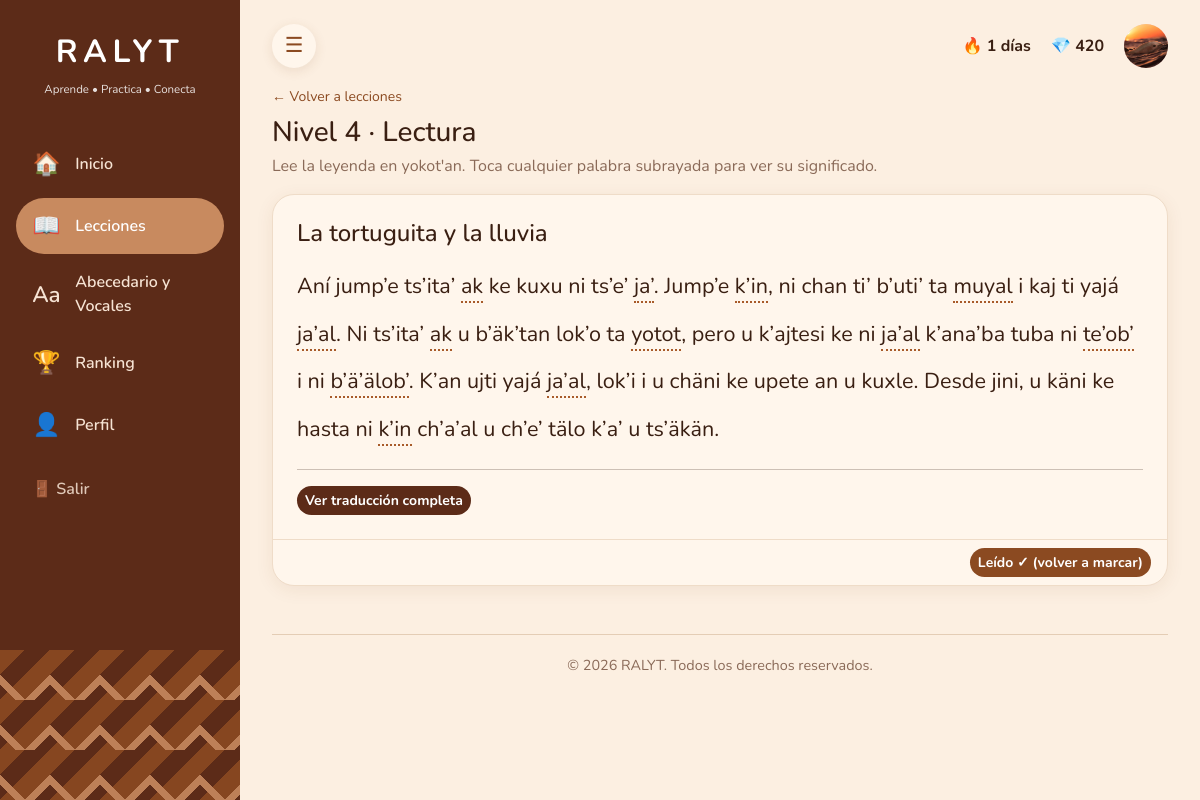
Screenshot of /index.php?ruta=actividad&cuento=1 (signed in) with the database file from the repository.
### tables this page shows
CREATE TABLE `usuarios`  (
  `id` int(10) UNSIGNED NOT NULL AUTO_INCREMENT,
  `nombre` varchar(100) NOT NULL,
  `usuario` varchar(30) NOT NULL,
  `correo` varchar(120) NOT NULL,
  `password_hash` varchar(255) NOT NULL,
  `avatar` varchar(255) NULL DEFAULT NULL,
  `puntos` int(10) UNSIGNED NOT NULL DEFAULT 0,
  `racha` int(10) UNSIGNED NOT NULL DEFAULT 0,
  `ultima_actividad` date NULL DEFAULT NULL,
  `creado_en` timestamp NOT NULL DEFAULT current_timestamp(),
  PRIMARY KEY (`id`) USING BTREE,
  UNIQUE INDEX `uq_usuario`(`usuario`) USING BTREE,
  UNIQUE INDEX `uq_correo`(`correo`) USING BTREE
);

CREATE TABLE `cuentos`  (
  `id` int(10) UNSIGNED NOT NULL AUTO_INCREMENT,
  `titulo` varchar(150) NOT NULL,
  `texto_yokotan` text NOT NULL,
  `traduccion` text NOT NULL,
  `dificultad` enum('facil','media','dificil') NOT NULL DEFAULT 'facil',
  `audio` varchar(255) NULL DEFAULT NULL,
  PRIMARY KEY (`id`) USING BTREE
);

### controllers/LeccionesController.php (called while the page is built, shortened)
<?php
class LeccionesController extends Controlador
{
    public function actividad(): void {
        $usuario = $this->usuario();
        $d = ['titulo' => 'Lecciones', 'activa' => 'lecciones', 'usuario' => $usuario, 'scripts' => []];
        if (isset($_GET['cuento'])) {
            $cuento = Cuento::porId((int)$_GET['cuento']);
            $pagina = 'cuentos';
            $d += ['cuento' => $cuento, 'dic' => Cuento::diccionario((int)$cuento['id']), 'yaLeido' => Cuento::leido((int)$usuario['id'], (int)$cuento['id'])];
        }
        $this->vista($pagina, $d);
    }
}

### index.php (called while the page is built, shortened)
<?php
require __DIR__ . '/resources/class/funciones.php';
spl_autoload_register(function (string $clase) {
    foreach (['controllers', 'models', 'resources/class'] as $carpeta) {
        $archivo = __DIR__ . "/$carpeta/$clase.php";
        if (is_file($archivo)) { require $archivo; return; }
    }
});
$rutas = [
    'portada'    => ['InicioController',   'portada'],
    'login'      => ['AuthController',     'login'],
    'registro'   => ['AuthController',     'registro'],
    'logout'     => ['AuthController',     'logout'],
    'inicio'     => ['InicioController',   'index'],
    'lecciones'  => ['LeccionesController', 'mapa'],
    'actividad'  => ['LeccionesController', 'actividad'],
    'completar'  => ['LeccionesController', 'completar'],
    'resultados' => ['LeccionesController', 'resultados'],
    'ranking'    => ['RankingController',  'index'],
    'abecedario' => ['AbecedarioController', 'index'],
    'perfil'     => ['PerfilController',   'index'],
];
$ruta = $_GET['ruta'] ?? (!empty($_SESSION['uid']) ? 'inicio' : 'portada');
[$controlador, $metodo] = $rutas[$ruta];
(new $controlador())->$metodo();

### resources/class/Conexion.php (called while the page is built, shortened)
<?php
class Conexion
{
    private static ?PDO $pdo = null;
    public static function get(): PDO
    {
        if (self::$pdo === null) {
            try {
                self::$pdo = new PDO('mysql:host=' . self::HOST . ';dbname=' . self::BD . ';charset=utf8mb4', self::USER, self::PASS, [
                    PDO::ATTR_ERRMODE            => PDO::ERRMODE_EXCEPTION,
                    PDO::ATTR_DEFAULT_FETCH_MODE => PDO::FETCH_ASSOC,
                    PDO::ATTR_EMULATE_PREPARES   => false,
                ]);
            } catch (PDOException $e) {
                http_response_code(500);
                exit('No se pudo conectar a la base de datos "ralyt". Revisa resources/class/Conexion.php y que hayas importado ralyt.sql y ralyt_ajustes.sql.');
            }
        }
        return self::$pdo;
    }
}

### models/Usuario.php (called while the page is built, shortened)
<?php
class Usuario
{
    public static function porId(int $id): ?array {
        $q = Conexion::get()->prepare('SELECT * FROM usuarios WHERE id = ?');
        $q->execute([$id]);
        return $q->fetch() ?: null;
    }
    public static function rachaEfectiva(array $u): int {
        $dias = (new DateTime('today'))->diff(new DateTime($u['ultima_actividad']))->days;
        return $dias <= 1 ? (int)$u['racha'] : 0;
    }
}

### resources/class/funciones.php (called while the page is built, shortened)
<?php
function h($v): string { return htmlspecialchars((string)$v, ENT_QUOTES, 'UTF-8'); }
function url(string $ruta = '', array $params = []): string {
    $q = $ruta !== '' ? ['ruta' => $ruta] + $params : $params;
    return 'index.php' . ($q ? '?' . http_build_query($q) : '');
}
function u(string $ruta = '', array $params = []): string { return h(url($ruta, $params)); }

### models/Cuento.php (called while the page is built, shortened)
<?php
class Cuento
{
    public static function porId(int $id): ?array {
        $q = Conexion::get()->prepare('SELECT * FROM cuentos WHERE id = ?');
        $q->execute([$id]);
        return $q->fetch() ?: null;
    }
    public static function diccionario(int $id): array {
        $q = Conexion::get()->prepare('SELECT palabra, significado FROM cuento_palabras WHERE cuento_id = ?');
        $q->execute([$id]);
        $dic = [];
        foreach ($q as $f) { $dic[$f['palabra']] = $f['significado']; $dic[mb_strtolower($f['palabra'])] ??= $f['significado']; }
        return $dic;
    }
}

### vistas/paginas/cuentos.php (the view, shortened to what this page needs)
<?php
$partes = preg_split('/(\s+)/u', $cuento['texto_yokotan'], -1, PREG_SPLIT_DELIM_CAPTURE);
?>
<a href="<?= u('lecciones',['nivel'=>4]) ?>" class="small text-decoration-none">← Volver a lecciones</a>
<h1 class="h3 mt-2 mb-1">Nivel 4 · Lectura</h1>
<p class="text-muted">Lee la leyenda en yokot'an. Toca cualquier palabra subrayada para ver su significado.</p>
<div class="card">
  <div class="card-body p-4">
    <h2 class="h4 mb-3"><?= h($cuento['titulo']) ?></h2>
    <p class="texto-cuento" lang="chf"><?php
      foreach ($partes as $p) {
          if ($p === '' || preg_match('/^\s+$/u', $p)) { echo nl2br(h($p)); continue; }
          $limpia = trim($p, ".,;:!?¿¡\"“”()«»—–-");
          $norm   = str_replace(['’', '‘'], "'", mb_strtolower($limpia));
          $sig    = $dic[$limpia] ?? $dic[mb_strtolower($limpia)] ?? $dic[$norm] ?? null;
          if ($sig !== null && $limpia !== '') {
              $ini = mb_strpos($p, $limpia);
              $pre = mb_substr($p, 0, $ini);
              $post = mb_substr($p, $ini + mb_strlen($limpia));
              echo h($pre) . '<span class="palabra" tabindex="0" data-bs-toggle="popover" data-bs-trigger="focus" data-bs-placement="right" data-bs-title="' . h($limpia) . '" data-bs-content="' . h($sig) . '">' . h($limpia) . '</span>' . h($post);
          } else {
              echo h($p);
          }
      }
    ?></p>
    <hr>
    <button class="btn btn-secondary btn-sm" type="button" data-bs-toggle="collapse" data-bs-target="#trad4">Ver traducción completa</button>
  </div>
  <div class="card-footer bg-transparent text-end">
    <form method="post" action="<?= u('completar') ?>" class="m-0">
      <button type="submit" class="btn btn-primary btn-sm"><?= $yaLeido ? 'Leído ✓ (volver a marcar)' : 'Marcar como leído (+' . PUNTOS[4] . ' ⭐)' ?></button>
    </form>
  </div>
</div>

### vistas/templates/topbar.php (shortened to what this page needs)
<div class="rl-top mb-3">
  <button type="button" class="rl-toggle" id="btnMenu" aria-controls="menuLateral" aria-expanded="true" aria-label="Ocultar menú">☰</button>
  <span>🔥 <?= Usuario::rachaEfectiva($usuario) ?> días</span>
  <span>💎 <?= (int)$usuario['puntos'] ?></span>
  <a href="<?= u('perfil') ?>" class="rl-avatar" aria-label="Mi perfil"><img src="<?= $usuario['avatar'] ? h($usuario['avatar']) : 'resources/imagenes/ajolote.png' ?>"<?= $usuario['avatar'] ? ' class="avatar-foto"' : '' ?> alt=""></a>
</div>

### resources/css/style.css (style rules this page uses)
:root { --r-side: #5c2b18; --r-bg: #fcefe1; --r-card: #fff6ec; --r-brown: #8b4a21; --r-orange: #e08a3e; --r-pill: #c88a5f; --r-sand: #f1d9c0; --r-text: #3a1f12; --r-muted: #8a6a58; --bs-body-bg: var(--r-bg); --bs-body-color: var(--r-text); --bs-body-font-family: 'Nunito', sans-serif; }
body { background: var(--r-bg); }
.rl-top { display: flex; justify-content: flex-end; align-items: center; gap: 1.25rem; font-weight: 700; }
.rl-avatar { width: 44px; height: 44px; border-radius: 50%; background: var(--r-side); color: #fff; display: grid; place-items: center; font-size: 1.3rem; }
:root { --r-ok: #5b9a4a; --bs-primary: #8b4a21; --bs-primary-rgb: 139,74,33; --bs-secondary: #5c2b18; --bs-secondary-rgb: 92,43,24; --bs-warning: #e9a93a; --bs-warning-rgb: 233,169,58; --bs-info: #4a8f9f; --bs-info-rgb: 74,143,159; --bs-danger: #c4452e; --bs-danger-rgb: 196,69,46; --bs-success: #5b9a4a; --bs-success-rgb: 91,154,74; --bs-secondary-color: var(--r-muted); --bs-secondary-bg: #efe3d8; --bs-border-color: #e4cdb5; --bs-link-color: #8b4a21; --bs-link-color-rgb: 139,74,33; --bs-link-hover-color: #733a18; }
body, button, input, select, textarea { font-family: 'Nunito', sans-serif; }
h1, h2, h3, h4, h5, h6 { font-weight: 800; }
.text-muted { color: var(--r-muted) !important; }
.btn { border-radius: 40px; border: 0; font-weight: 700; }
.btn-primary { --bs-btn-bg: #8b4a21; --bs-btn-hover-bg: #733a18; --bs-btn-active-bg: #5c2b18; --bs-btn-color: #fff; --bs-btn-hover-color: #fff; --bs-btn-active-color: #fff; --bs-btn-border-color: transparent; --bs-btn-hover-border-color: transparent; --bs-btn-disabled-bg: #8b4a21; --bs-btn-disabled-border-color: transparent; }
.btn-secondary { --bs-btn-bg: #5c2b18; --bs-btn-hover-bg: #43200f; --bs-btn-active-bg: #43200f; --bs-btn-color: #fff; --bs-btn-hover-color: #fff; --bs-btn-border-color: transparent; --bs-btn-hover-border-color: transparent; --bs-btn-disabled-bg: #5c2b18; --bs-btn-disabled-border-color: transparent; }
.card { --bs-card-bg: var(--r-card); --bs-card-border-color: #efdcc8; --bs-card-border-radius: 22px; --bs-card-inner-border-radius: 21px; --bs-card-cap-bg: transparent; box-shadow: 0 4px 18px rgba(120, 70, 30, .08); }
.rl-avatar { text-decoration: none; overflow: hidden; background: #f7c6c0; }
.rl-avatar img { width: 100%; height: 100%; object-fit: contain; }
.rl-toggle { margin-right: auto; border: 0; width: 44px; height: 44px; border-radius: 50%; background: var(--r-card); color: var(--r-brown); font-size: 1.3rem; box-shadow: 0 3px 12px rgba(120, 70, 30, .12); }
.palabra { border-bottom: 2px dotted var(--r-orange); cursor: pointer; }
.texto-cuento { font-size: 1.35rem; line-height: 2.2; }
.texto-cuento .palabra { border-bottom: 2px dotted #a85b2a; cursor: pointer; color: inherit; display: inline; }
img.avatar-foto, .rl-avatar img.avatar-foto { object-fit: cover; background: transparent; }

### rows the page displays
usuarios: racha "1", puntos "420", avatar (picture)
cuentos: titulo "La tortuguita y la lluvia"

### other values shown
$ico "🏠"
$texto "Inicio"
$ico "📖"
$texto "Lecciones"
$ico "Aa"
$texto "Abecedario y Vocales"
$ico "🏆"
$texto "Ranking"
$ico "👤"
$texto "Perfil"
$p "Aní"
$p "jump’e"
$p "ts’ita’"
$limpia "ak"
$p "ke"
